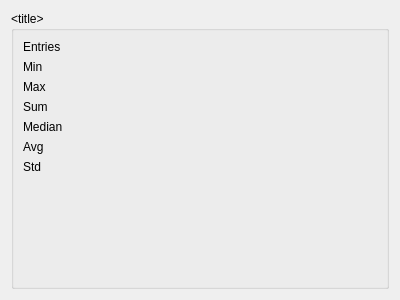
<?xml version="1.0" encoding="UTF-8"?>
<ui version="4.0">
 <class>AggrStats</class>
 <widget class="QWidget" name="AggrStats">
  <property name="geometry">
   <rect>
    <x>0</x>
    <y>0</y>
    <width>400</width>
    <height>300</height>
   </rect>
  </property>
  <property name="windowTitle">
   <string>Form</string>
  </property>
  <layout class="QHBoxLayout" name="horizontalLayout">
   <item>
    <widget class="QGroupBox" name="qgb">
     <property name="title">
      <string>&lt;title&gt;</string>
     </property>
     <layout class="QFormLayout" name="formLayout_4">
      <item row="0" column="0">
       <widget class="QLabel" name="label_4">
        <property name="text">
         <string>Entries</string>
        </property>
       </widget>
      </item>
      <item row="0" column="1">
       <widget class="QLabel" name="ql_entries">
        <property name="text">
         <string>&lt;num&gt;</string>
        </property>
        <property name="alignment">
         <set>Qt::AlignmentFlag::AlignRight|Qt::AlignmentFlag::AlignTrailing|Qt::AlignmentFlag::AlignVCenter</set>
        </property>
       </widget>
      </item>
      <item row="1" column="0">
       <widget class="QLabel" name="label_10">
        <property name="text">
         <string>Min</string>
        </property>
       </widget>
      </item>
      <item row="1" column="1">
       <widget class="QLabel" name="ql_min">
        <property name="text">
         <string>&lt;num&gt;</string>
        </property>
        <property name="alignment">
         <set>Qt::AlignmentFlag::AlignRight|Qt::AlignmentFlag::AlignTrailing|Qt::AlignmentFlag::AlignVCenter</set>
        </property>
       </widget>
      </item>
      <item row="2" column="0">
       <widget class="QLabel" name="label_12">
        <property name="text">
         <string>Max</string>
        </property>
       </widget>
      </item>
      <item row="2" column="1">
       <widget class="QLabel" name="ql_max">
        <property name="text">
         <string>&lt;num&gt;</string>
        </property>
        <property name="alignment">
         <set>Qt::AlignmentFlag::AlignRight|Qt::AlignmentFlag::AlignTrailing|Qt::AlignmentFlag::AlignVCenter</set>
        </property>
       </widget>
      </item>
      <item row="4" column="0">
       <widget class="QLabel" name="label_37">
        <property name="text">
         <string>Sum</string>
        </property>
       </widget>
      </item>
      <item row="4" column="1">
       <widget class="QLabel" name="ql_sum">
        <property name="text">
         <string>&lt;num&gt;</string>
        </property>
        <property name="alignment">
         <set>Qt::AlignmentFlag::AlignRight|Qt::AlignmentFlag::AlignTrailing|Qt::AlignmentFlag::AlignVCenter</set>
        </property>
       </widget>
      </item>
      <item row="5" column="0">
       <widget class="QLabel" name="label_38">
        <property name="text">
         <string>Median</string>
        </property>
       </widget>
      </item>
      <item row="5" column="1">
       <widget class="QLabel" name="ql_median">
        <property name="text">
         <string>&lt;num&gt;</string>
        </property>
        <property name="alignment">
         <set>Qt::AlignmentFlag::AlignRight|Qt::AlignmentFlag::AlignTrailing|Qt::AlignmentFlag::AlignVCenter</set>
        </property>
       </widget>
      </item>
      <item row="6" column="0">
       <widget class="QLabel" name="label_16">
        <property name="text">
         <string>Avg</string>
        </property>
       </widget>
      </item>
      <item row="7" column="0">
       <widget class="QLabel" name="label_17">
        <property name="text">
         <string>Std</string>
        </property>
       </widget>
      </item>
      <item row="6" column="1">
       <widget class="QLabel" name="ql_avg">
        <property name="text">
         <string>&lt;num&gt;</string>
        </property>
        <property name="alignment">
         <set>Qt::AlignmentFlag::AlignRight|Qt::AlignmentFlag::AlignTrailing|Qt::AlignmentFlag::AlignVCenter</set>
        </property>
       </widget>
      </item>
      <item row="7" column="1">
       <widget class="QLabel" name="ql_std">
        <property name="text">
         <string>&lt;num&gt;</string>
        </property>
        <property name="alignment">
         <set>Qt::AlignmentFlag::AlignRight|Qt::AlignmentFlag::AlignTrailing|Qt::AlignmentFlag::AlignVCenter</set>
        </property>
       </widget>
      </item>
     </layout>
    </widget>
   </item>
  </layout>
 </widget>
 <resources/>
 <connections/>
</ui>
